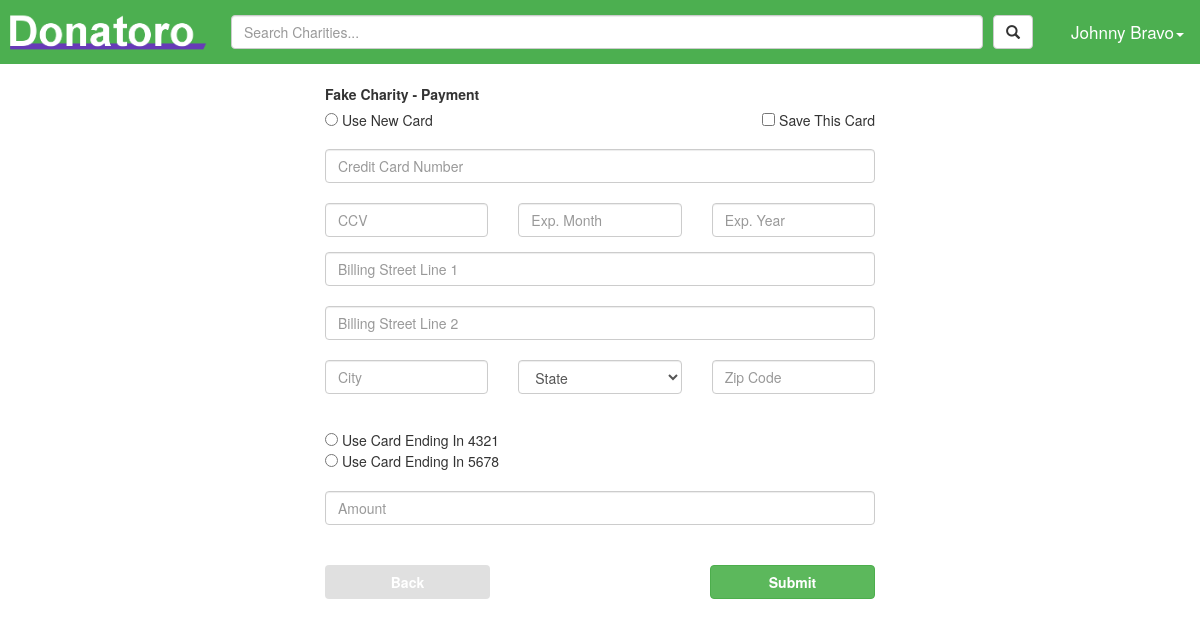
Screenshot of /donate/Fake Charity (signed in) with the database file from the repository.
### tables this page shows
CREATE TABLE "donor_info" ("firstName" TEXT NOT NULL , "lastName" TEXT NOT NULL , "streetAdd1" TEXT NOT NULL , "streetAdd2" TEXT, "city" TEXT NOT NULL , "state" TEXT NOT NULL , "zip" INTEGER NOT NULL , "userID" INTEGER PRIMARY KEY  NOT NULL  UNIQUE );

CREATE TABLE "cc" ("ccn" INTEGER NOT NULL , "ccv" INTEGER NOT NULL , "expMonth" INTEGER NOT NULL , "expYear" INTEGER NOT NULL , "streetAdd1" TEXT NOT NULL , "streetAdd2" TEXT NOT NULL , "city" TEXT NOT NULL , "state" TEXT NOT NULL , "zip" INTEGER NOT NULL , "userID" INTEGER, "id" INTEGER PRIMARY KEY  AUTOINCREMENT  UNIQUE );

### donatoro.py (the view, shortened to what this page needs)
@app.route('/donate/<charity>', methods=['GET', 'POST'])
def donate(charity):
    user = getUserById(session['userId'])
    search_term = ""
    if 'searchQuery' in request.args:
        search_term = request.args['searchQuery']
    if user["isDonor"] == 1:
        info = getInfoByUserId(session['userId'])
        credit_cards = getCreditCardByUserId(info['userId'])
    donation = {}
    charityName = {'name':charity}
    return render_template_logged_in('donation/donation.jinja', charity=charityName, creditCard=credit_cards, states=states, donation=donation, query=search_term)

### dataBaseLogic.py (called while the page is built)
def get_db():
    return sqlite3.connect(app.config['DATABASE'])

def query_db(query, args=(), one=False):
    cur = get_db().execute(query, args)
    return cur
    cur.close()
    return test

def getUserById(userId):
    user = query_db('select * from user where id=?', (userId,)).fetchone()
    return dict(id=user[0], password=user[2], email=user[1], isDonor=user[3])

def getCreditCardByUserId(userId):
    return [dict(ccn=row[0], ccv=row[1], expMonth=row[2], expYear=row[3], streetAdd1 =row[4], streetAdd2=row[5], city=row[6],
                 state=row[7], zip=row[8], userId=row[9], id=row[10]) for row in
             query_db('select * from cc where userId=?', (userId,)).fetchall()]

def getInfoByUserId(userId):
    user = getUserById(userId)
    if user["isDonor"]:
        donor = query_db('select * from donor_info where userID=?', (userId,)).fetchone()
        return dict(firstName=donor[0], lastName=donor[1], streetAdd1=donor[2], streetAdd2=donor[3],
                    city=donor[4], state=donor[5], zip=donor[6], userId=donor[7])
    else:
        charity = query_db('select * from charity_info where userID=?', (userId,)).fetchone()
        return dict(name=charity[0], identificationNum=charity[1], description=charity[2], streetAdd=charity[3],
                    city=charity[4], state=charity[5], zip=charity[6], country=charity[7], userId=charity[8],
                    charId=charity[9])

### donatoro.py (called while the page is built)
def render_template_logged_in(template, **context):
    user = getUserById(session['userId'])
    info = getInfoByUserId(session['userId'])
    return render_template(template, user=user, userInfo=info, **context)

### templates/donation/donation.jinja (shortened to what this page needs)
{% extends "base.jinja" %}
{% block head %}
    <link rel="stylesheet" type="text/css" href="{{ url_for('static', filename='stylesheets/donation.css') }}" />
{% endblock %}
{% block body %}
<div class="formContainer">
    <div class="form-group">
        <br>
        <label for="">{{ charity['name'] }} - Payment</label>
        <br>
        <form method='post'>
            <span class="left">
                <input type="radio" name="radio" value="new" {% if donation['radio']=="new" %} checked="checked" {% endif %}> Use New Card
            </span>
            <span class="right">
                <input type="checkbox" name="Save" value="saved"> Save This Card
            </span>
            <br>
            <br>
            <input type="text" class="form-control" id="ccNum" name="ccNum" placeholder="Credit Card Number" {% if donation['radio']=='new' %}value="{{ donation['ccNum'] }}" {%  endif %}>
            <br>
            <div class='row'>
                <div class='col-sm-4'>
                    <div class='form-group'>
                        <input class="form-control" id="ccv" name="ccv" size="30" type="text" placeholder="CCV" value="{{ donation['ccv'] }}"/>
                    </div>
                </div>
                <div class='col-sm-4'>
                    <div class='form-group'>
                        <input class="form-control" id="expMonth" name="expMonth" size="30" type="number" placeholder="Exp. Month" value="{{ donation['expMonth'] }}"/>
                    </div>
                </div>
                <div class='col-sm-4'>
                    <div class='form-group'>
                        <input class="form-control" id="Exp. Year" name="expYear" size="30" type="number" placeholder="Exp. Year" value="{{ donation['expYear'] }}"/>
                    </div>
                </div>
            </div>
            <input type="text" class="form-control" id="streetAddress1" name="streetAddress1" placeholder="Billing Street Line 1" value="{{ donation['streetAddress1'] }}">
            <br>
            <input type="text" class="form-control" id="streetAddress2" name="streetAddress2" placeholder="Billing Street Line 2" value="{{ donation['streetAddress2'] }}">
            <br>
            <div class='row'>
                <div class='col-sm-4'>
                    <div class='form-group'>
                        <input class="form-control" id="city" name="city" size="30" type="text" placeholder="City" value="{{ donation['city'] }}"/>
                    </div>
                </div>
                <div class='col-sm-4'>
                    <div class='form-group'>
                         <select class="form-control" name="state" value="{{ donation['state'] }}">
                            <option selected disabled>State</option>
                        </select>
                    </div>
                </div>
                <div class='col-sm-4'>
                    <div class='form-group'>
                        <input class="form-control" id="zip" name="zip" size="30" type="number" placeholder="Zip Code" value="{{ donation['zip'] }}"/>
                    </div>
                </div>
            </div>
            <br>
            {% for number in creditCard %}
                <input type="radio" name="radio" value="{{ number }}" {% if number['ccn']|string== donation['ccNum']|string %} checked="checked" {% endif %}> Use Card Ending In {{ (number['ccn']|string)[-4:] }}
                <br>
            {% endfor %}
            <br>
            <input type="text" class="form-control" id="amount" name="amount" placeholder="Amount" value="{{ donation['amount'] }}">
            <br>
            <br>
            <a class="btn btn-grey leftBox formButtons" href="/charityHome/{{ charity['name'] }}"><b>Back</b></a>
            <button type="submit" class="btn btn-success rightBox formButtons" formaction="{{ url_for('donationConfirmation', charity=charity['name']) }}"><b>Submit</b></button>
        </form>
    </div>
</div>
{% endblock %}

### templates/base.jinja (shortened to what this page needs)
<!DOCTYPE html>
<html lang="en">
<head>
    <link rel="stylesheet" type="text/css" href="{{ url_for('static', filename='stylesheets/font-awesome.min.css') }}" />
    <link rel="stylesheet" type="text/css" href="{{ url_for('static', filename='stylesheets/base.css') }}" />
    <link rel="stylesheet" href="https://maxcdn.bootstrapcdn.com/bootstrap/3.3.7/css/bootstrap.min.css">
    {% block head %}
    {% endblock %}
</head>
<body>
    <div class="topnav">
        {% if user and user["isDonor"] %}
        <a href="/newsFeed"><img src="/static/images/Donatoro-logo.png" class="logo"/></a>
        {% elif user and not user["isDonor"] %}
        <a href="/charity/admin"><img src="/static/images/Donatoro-logo.png" class="logo"/></a>
        {% else %}
        <a href="/"><img src="/static/images/Donatoro-logo.png" class="logo"/></a>
        {% endif %}
        {% if user %}
        <div class="dropdown username">
            {% if user["isDonor"] %}
                <button class="dropdown-toggle username" type="button" data-toggle="dropdown">{{ userInfo["firstName"] }} {{ userInfo["lastName"] }}<span class="caret"></span></button>
            {% else %}
                <button class="dropdown-toggle username" type="button" data-toggle="dropdown">{{ userInfo["name"] }}<span class="caret"></span></button>
            {% endif %}
        </div>
        {% if user["isDonor"] %}
            <div id="searchDiv">
                <form method="get" action="{{ url_for('results') }}" class="navbar-form navbar-left" id="searchForm" role="search">
                    <button type="submit" class="btn btn-default searchIcon"><span class="glyphicon glyphicon-search"></span></button>
                    <span><input type="text" class="form-control searchBar" name="searchQuery" placeholder="Search Charities..."></span>
                </form>
            </div>
        {% endif %}
        {% endif %}
    </div>
{% block body %}
{% endblock %}
</body>
</html>

### static/stylesheets/base.css (style rules this page uses)
body { margin:0; }
.topnav { overflow: hidden; background-color: #4CAF50; padding-bottom: 100px; margin-bottom: -100px; background-clip: content-box; }
.topnav a { float: left; display: block; color: white; text-align: center; text-decoration: none; font-size: 17px; position:relative; }
.topnav #searchForm { margin: 15px 0 0; padding-top: 0; padding-bottom: 0; width: 100%; overflow: hidden; float: left; box-shadow: none; }
.topnav #searchForm input { width: 100%; }
.topnav #searchForm > span { display: block; overflow: hidden; padding-right: 10px; }
.topnav #searchForm button { float: right; }
.topnav #searchDiv { margin-left: 216px; margin-right: 152px; }
.logo { height: 50px; margin-top: 7px; }
.topnav .username { float: right; background-color: Transparent; border: none; color: white; text-align: center; padding: 10px 8px; font-size: 17px; }
.btn-grey { color: #ffffff; background-color: #E0E0E0; border-color: #E0E0E5; }

### static/stylesheets/donation.css (style rules this page uses)
.formContainer { width: 550px; height: 310px; margin: 0 auto; }
.leftBox { float: left; width: 45%; }
.rightBox { float: right; width: 45%; }
.formButtons { width: 30%; height: 20%; }
.right { float:right; }
.left { float:left; }

### rows the page displays
donor_info: firstName "Johnny", lastName "Bravo"
cc: ccn "4321"
cc: ccn "5678"

### other values shown
{{ charity['name'] }} "Fake Charity"
